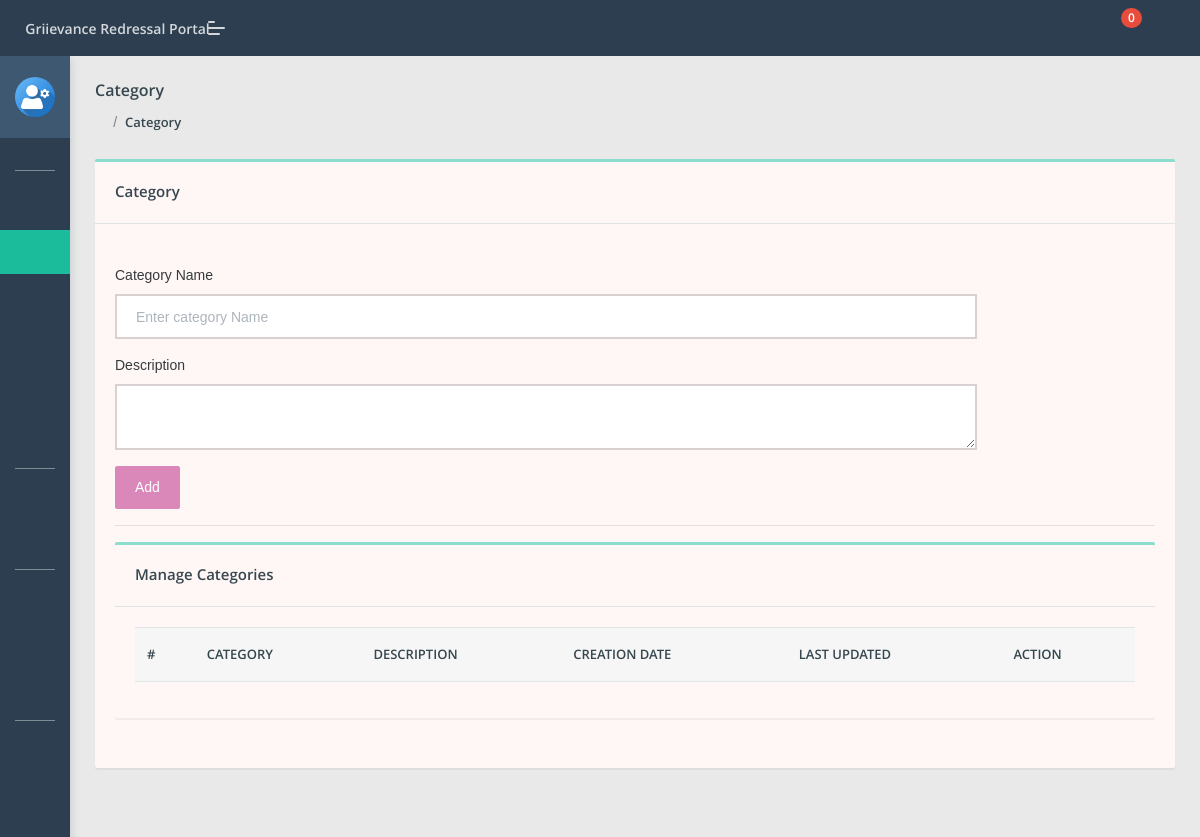
The app's page /grp/admin/category.php (signed in), older data.
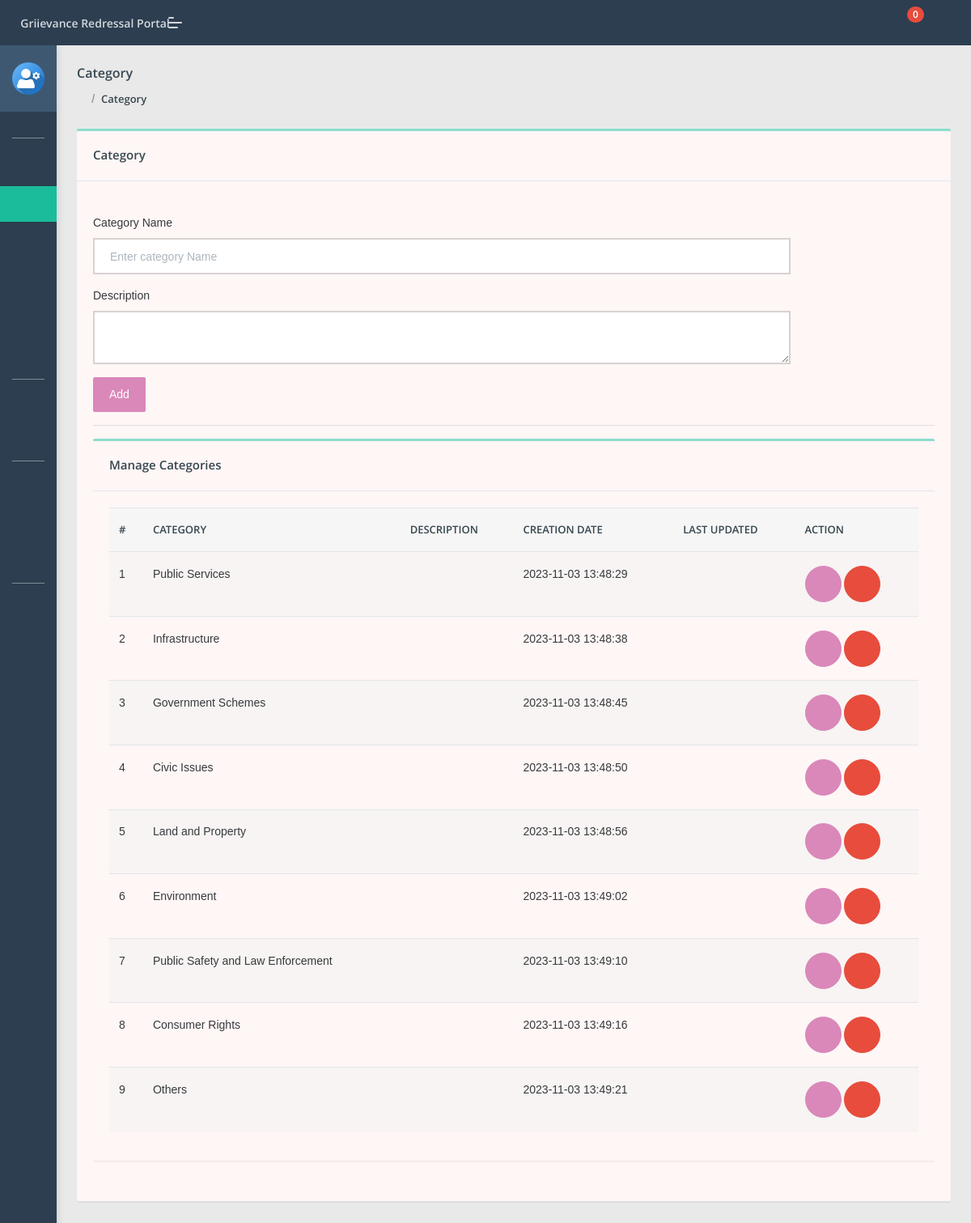
The same page, newer data.
### tables this page shows
CREATE TABLE `category` (
  `id` int(11) NOT NULL,
  `categoryName` varchar(255) DEFAULT NULL,
  `categoryDescription` longtext DEFAULT NULL,
  `creationDate` timestamp NULL DEFAULT current_timestamp(),
  `updationDate` timestamp NULL DEFAULT NULL ON UPDATE current_timestamp()
);

### grp/admin/category.php (the view, shortened to what this page needs)
<?php
include('include/config.php');
if (strlen($_SESSION['aid']) == 0) {
    header('location:index.php');
} else {
    ?>
    <!DOCTYPE html>
    <html lang="en">
    <head>
        <link rel="stylesheet" href="assets/css/style.css">
    </head>
    <body class="">
        <?php include('include/sidebar.php'); ?>
        <?php include('include/header.php'); ?>
        <section class="pcoded-main-container">
            <div class="pcoded-content">
                <div class="page-header">
                    <div class="page-block">
                        <div class="row align-items-center">
                            <div class="col-md-12">
                                <div class="page-header-title">
                                    <h5 class="m-b-10">Category</h5>
                                </div>
                                <ul class="breadcrumb">
                                    <li class="breadcrumb-item"><a href="dashboard.php"><i
                                                class="feather icon-home"></i></a></li>
                                    <li class="breadcrumb-item"><a href="category.php">Category</a></li>
                                </ul>
                            </div>
                        </div>
                    </div>
                </div>
                <div class="row">
                    <div class="col-sm-12">
                        <div class="card">
                            <div class="card-header">
                                <h5>Category</h5>
                            </div>
                            <div class="card-body">
                                <div class="row">
                                    <div class="col-md-10">
                                        <br />
                                        <form method="post" name="Category">
                                            <div class="form-group">
                                                <label for="exampleInputEmail1">Category Name</label>
                                                <input type="text" placeholder="Enter category Name" name="category"
                                                    class="form-control" required="true">
                                            </div>
                                            <div class="form-group">
                                                <label for="exampleInputEmail1">Description</label>
                                                <textarea name="description" class="form-control"></textarea>
                                            </div>
                                            <button type="submit" class="btn  btn-primary" name="submit">Add</button>
                                        </form>
                                    </div>
                                </div>
                                <hr>
                                <div class="row">
                                    <div class="col-xl-12">
                                        <div class="card">
                                            <div class="card-header">
                                                <h5>Manage Categories</h5>
                                            </div>
                                            <div class="card-body table-border-style">
                                                <div class="table-responsive">
                                                    <table class="table table-striped">
                                                        <thead>
                                                            <tr>
                                                                <th>#</th>
                                                                <th>Category</th>
                                                                <th>Description</th>
                                                                <th>Creation date</th>
                                                                <th>Last Updated</th>
                                                                <th>Action</th>
                                                            </tr>
                                                        </thead>
                                                        <tbody>
                                                            <?php $query = mysqli_query($con, "select * from category");
                                                            $cnt = 1;
                                                            while ($row = mysqli_fetch_array($query)) {
                                                                ?>
                                                                <tr>
                                                                    <td>
                                                                        <?php echo htmlentities($cnt); ?>
                                                                    </td>
                                                                    <td>
                                                                        <?php echo htmlentities($row['categoryName']); ?>
                                                                    </td>
                                                                    <td>
                                                                    </td>
                                                                    <td>
                                                                        <?php echo htmlentities($row['creationDate']); ?>
                                                                    </td>
                                                                    <td>
                                                                    </td>
                                                                    <td>
                                                                        <a href="edit-category.php?id=<?php echo $row['id'] ?>"
                                                                            class="btn btn-icon btn-primary btn-xs"><i
                                                                                class="feather icon-edit"></i></a>
                                                                        <a href="category.php?id=<?php echo $row['id'] ?>&del=delete"
                                                                            class="btn  btn-icon btn-danger"
                                                                            onClick="return confirm('Are you sure you want to delete?')"><i
                                                                                class="feather icon-delete"></i></a>
                                                                    </td>
                                                                </tr>
                                                                <?php $cnt = $cnt + 1;
                                                            } ?>
                                                        </tbody>
                                                    </table>
                                                </div>
                                            </div>
                                        </div>
                                    </div>
                                </div>
                            </div>
                        </div>
                    </div>
                </div>
            </div>
        </section>
    </body>
    </html>
<?php } ?>

### grp/admin/include/sidebar.php (shortened to what this page needs)
<nav class="pcoded-navbar  ">
	<div class="navbar-wrapper  ">
		<div class="navbar-content scroll-div ">
			<div class="">
				<div class="main-menu-header">
					<img class="img-radius" src="assets/images/user/user-gear.png" alt="User-Profile-Image">
					<div class="user-details">
					</div>
				</div>
			</div>
			<ul class="nav pcoded-inner-navbar ">
				<li class="nav-item pcoded-menu-caption">
				</li>
				<li class="nav-item">
					<a href="dashboard.php" class="nav-link "><span class="pcoded-micon"><i
								class="feather icon-home"></i></span><span class="pcoded-mtext">Dashboard</span></a>
				</li>
				<li class="nav-item">
					<a href="category.php" class="nav-link "><span class="pcoded-micon"><i
								class="feather icon-file-text"></i></span></a>
				</li>
				<li class="nav-item">
					<a href="subcategory.php" class="nav-link "><span class="pcoded-micon"><i
								class="feather icon-file-text"></i></span></a>
				</li>
				<li class="nav-item">
					<a href="state.php" class="nav-link "><span class="pcoded-micon"><i
								class="feather icon-file-text"></i></span></a>
				</li>
				<li class="nav-item">
					<a href="manage-users.php" class="nav-link "><span class="pcoded-micon"><i
								class="feather icon-user"></i></span><span class="pcoded-mtext">Manage Users</span></a>
				</li>
				<li class="nav-item pcoded-menu-caption">
				</li>
				<li class="nav-item pcoded-hasmenu">
					<a href="#!" class="nav-link "><span class="pcoded-micon"><i
								class="feather icon-box"></i></span></a>
				</li>
				<li class="nav-item pcoded-menu-caption">
				</li>
				<li class="nav-item">
					<a href="between-date-userreport.php" class="nav-link "><span class="pcoded-micon"><i
								class="feather icon-file-text"></i></span></a>
				</li>
				<li class="nav-item">
					<a href="between-date-complaintreport.php" class="nav-link "><span class="pcoded-micon"><i
								class="feather icon-align-justify"></i></span></a>
				</li>
				<li class="nav-item pcoded-menu-caption">
				</li>
				<li class="nav-item">
					<a href="user-search.php" class="nav-link "><span class="pcoded-micon"><i
								class="feather icon-search"></i></span><span class="pcoded-mtext">User Search</span></a>
				</li>
				<li class="nav-item">
					<a href="complaint-search.php" class="nav-link "><span class="pcoded-micon"><i
								class="feather icon-search"></i></span></a>
				</li>
			</ul>
		</div>
	</div>
</nav>

### grp/admin/include/header.php (shortened to what this page needs)
<header class="navbar pcoded-header navbar-expand-lg navbar-light header-dark">
	<div class="m-header">
		<a class="mobile-menu" id="mobile-collapse" href="#!"><span></span></a>
		<a href="dashboard.php" class="b-brand">
			<strong>Griievance Redressal Portal</strong>
		</a>
	</div>
	<div class="collapse navbar-collapse">
		<ul class="navbar-nav ml-auto">
			<li>
				<div class="dropdown">
					<a class="dropdown-toggle" href="#" data-toggle="dropdown">
						<i class="icon feather icon-bell"></i>
						<?php
						$rt = mysqli_query($con, "select tblcomplaints.*,users.fullName as name from tblcomplaints join users on users.id=tblcomplaints.userId where tblcomplaints.status is null");
						$num1 = mysqli_num_rows($rt);
						?>
						<span class="badge badge-pill badge-danger">
							<?php echo htmlentities($num1) ?>
						</span>
					</a>
				</div>
			</li>
			<li>
				<div class="dropdown drp-user">
					<a href="#" class="dropdown-toggle" data-toggle="dropdown">
						<i class="feather icon-user"></i>
					</a>
				</div>
			</li>
		</ul>
	</div>
</header>

Row changes from the older to the newer data that the page shows:
added category: categoryName "Public Services", creationDate "2023-11-03 13:48:29"
added category: categoryName "Infrastructure", creationDate "2023-11-03 13:48:38"
added category: categoryName "Government Schemes", creationDate "2023-11-03 13:48:45"
added category: categoryName "Civic Issues", creationDate "2023-11-03 13:48:50"
added category: categoryName "Land and Property", creationDate "2023-11-03 13:48:56"
added category: categoryName "Environment", creationDate "2023-11-03 13:49:02"
added category: categoryName "Public Safety and Law Enforcement", creationDate "2023-11-03 13:49:10"
added category: categoryName "Consumer Rights", creationDate "2023-11-03 13:49:16"
added category: categoryName "Others", creationDate "2023-11-03 13:49:21"
